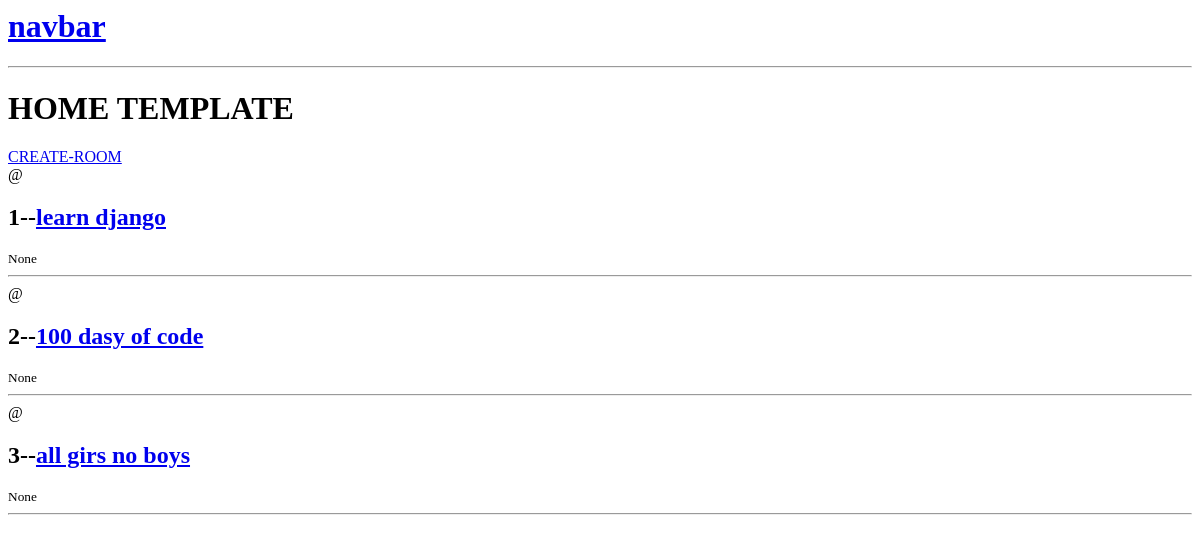
Before: / with the older database file.
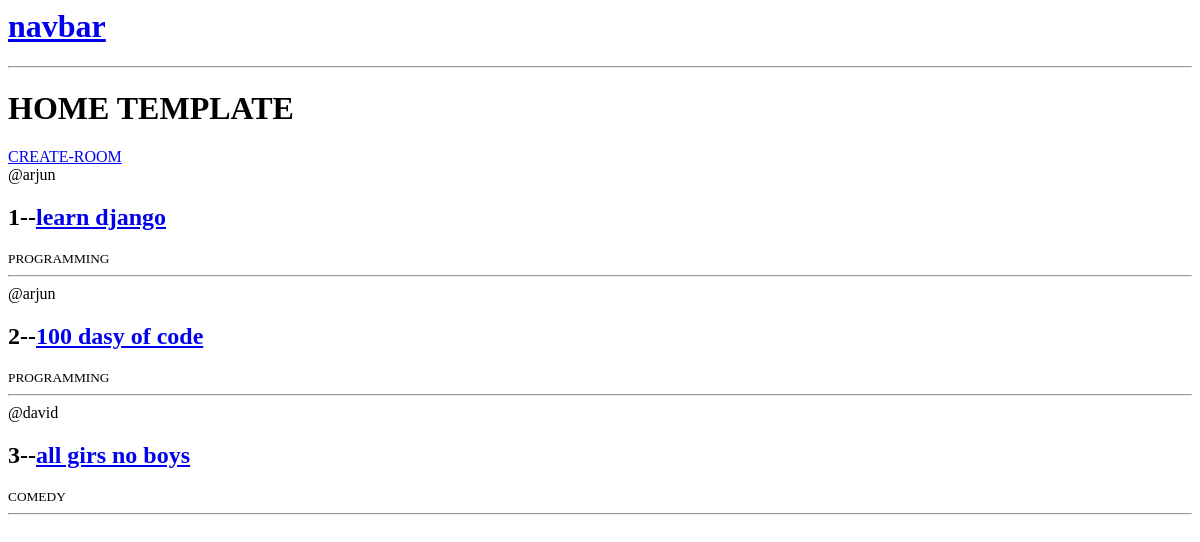
After: the same page with the newer database file.
### app1/models.py (models this page shows, shortened)
class Room(models.Model):
    host= models.ForeignKey(User, on_delete=models.SET_NULL,null=True)
    topic= models.ForeignKey(Topic,on_delete=models.SET_NULL,null=True)
    name= models.CharField(max_length=200)
    desc= models.TextField(null=True,blank=True)
    updated= models.DateTimeField(auto_now=True)
    created= models.DateTimeField(auto_now_add=True)

class Topic(models.Model):
    name= models.CharField(max_length=200)
    def __str__(self):
        return self.name

### app1/views.py (the view)
# urls.py: path('', views.home,name="home"),
def home(request):
    rooms= Room.objects.all()
    context= {'rooms':rooms}
    return render(request,'app1/home.html', context)

### app1/templates/app1/home.html
{%include 'navbar.html' %}
{%block content%}
<h1>
    HOME TEMPLATE
</h1>
<div>
    <a href="{% url 'create-room'%}">CREATE-ROOM</a>
    {%for room in rooms%}
        <div>
            <span>
                @{{room.host.username}}
            </span>
            <h2>
                {{room.id}}--<a href="{%url 'room' room.id%}">{{room.name}}</a>
            </h2>
            <small>
                {{room.topic}}
            </small>
            <hr>
        </div>
    {%endfor%}
</div>
{%endblock%}

### templates/navbar.html
<a href="/">
<h1>navbar</h1>
</a>
<hr>

Changed rows visible on the page:
changed Room "learn django": host.username (not shown) → "arjun"; topic "None" → "PROGRAMMING"
changed Room "100 dasy of code": host.username (not shown) → "arjun"; topic "None" → "PROGRAMMING"
changed Room "all girs no boys": host.username (not shown) → "david"; topic "None" → "COMEDY"
